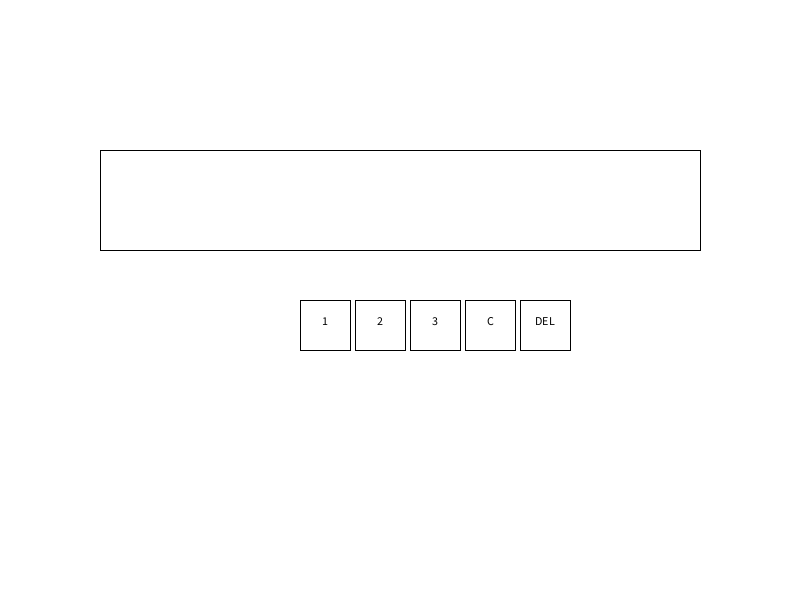
Frame 1 (no input)
Frame 60 (the mouse pressed at the canvas centre just before this capture): identical to frame 1, image omitted
Frame 120 (the mouse held since frame 60 and released just before this capture): identical to frame 1, image omitted

The Processing sketch that drew this single still picture (run headless with seeded random() and noise(); from frame 60 on, the mouse is pressed at the canvas centre):

// Processing sketch: Calculator
// ── Calculator.pde
//Robbie Mills 
//Calculator

Button one = new Button(300, 300, 50, 50, "1");
Button two = new Button(355, 300, 50, 50, "2");
Button three = new Button(410, 300, 50, 50, "3");
//Clear string
Button clear = new Button(465, 300, 50, 50, "C");
//Currently shows size of string.  Plan is to delete one last string index.
Button delete = new Button(520, 300, 50, 50, "DEL");

Display display = new Display(100, 150, 600, 100);

String some = "";

boolean click = false;

void setup() {

  size(800, 600);

  textAlign(CENTER);
}

void draw() {

  background(255);
  //fill(0);
  //text(some, 100, 20);

  one.drawButton(#FFFFFF, #000000);
  two.drawButton(#FFFFFF, #000000);
  three.drawButton(#FFFFFF, #000000);
  clear.drawButton(#FFFFFF, #000000);
  delete.drawButton(#FFFFFF, #000000);

  display.drawDisplay(#FFFFFF);


  //click is a boolean which determines mouse clicks
  if (click && one.buttonPressed()) {

    click = false;

    //println("1");

    //fill(255, 0, 0);
    //text("1", 325, 200);
    some = some + "1 " + " ";
  }
  if (click && two.buttonPressed()) {

    click = false;

    //println("2");

    //fill(255, 0, 0);
    //text("2", 380, 200);
    some = some + "2 " + " ";
  }
  if (click && three.buttonPressed()) {

    click = false;

    //println("3");

    //fill(255, 0, 0);
    //text("3", 430, 200);
    some = some + "3 " + " ";
  }

  if (click && clear.buttonPressed()) {

    click = false;

    //println("3");

    //fill(255, 0, 0);
    //text("3", 430, 200);
    some = "";
  }

  if (click && delete.buttonPressed()) {

    click = false;

    //println("3");

    //fill(255, 0, 0);
    //text("3", 430, 200);

    //divided by 3 because because 2 spaces are added after each character to space them out
    println(some.length()/3);
  }

  //if (click == true) {

  // exit();
  //}
}

//boolean click() {

//boolean click = false;
//return click;
//}

void mouseClicked() {

click = true;
}
// ── Button.pde
class Button {

  int buttonXpos;
  int buttonYpos;
  int buttonwidth;
  int buttonheight;

  String buttonName;

  color buttonColour;
  color textColour;

  //boolean click = false;

  //The button class constructor accepts 5 variables
  //x pos, y pos, width, height, and button label(String)
  Button(int _buttonXpos, int _buttonYpos, int _buttonwidth, int _buttonheight, String _buttonName) {

    buttonXpos = _buttonXpos;
    buttonYpos = _buttonYpos;
    buttonwidth = _buttonwidth;
    buttonheight = _buttonheight;
    buttonName = _buttonName;
  }

  //This method draws a button
  //2 color variables are accepted, one for the button colour and 1 for the text colour
  void drawButton(color buttonColour, color textColour) {

    fill(buttonColour);
    rect(buttonXpos, buttonYpos, buttonwidth, buttonheight);
    fill(textColour);
    //When positioning the X and Y coords of the text
    //half of the button width is added to the button x pos and the same principle is applied for the height and ypos
    //this is to position the text at the center of the button 
    text(buttonName, buttonXpos+buttonwidth/2, buttonYpos+buttonheight/2);
  }

  //This method checks if a button has been pressed
  //The buttonPressed boolean returns true if the button has been pressed
  boolean buttonPressed() {

    boolean buttonPressed = false;

    if (mouseX > buttonXpos && mouseX < buttonXpos + buttonwidth && mouseY > buttonYpos && mouseY < buttonYpos + buttonheight) {

      click = false;

      buttonPressed = true;
      return buttonPressed;
    } else {

      buttonPressed = false;
      return buttonPressed;
    }
  }

  //boolean click() {

  // boolean click = false;

  // return click;
  //}

  //void mouseClicked() {

  // click = true;
  //}


}
// ── Button1.pde
//class Button1 extends Button{

//Button1(){


//}




//}
// ── Display.pde
class Display {

  int displayX;
  int displayY;
  int displayWidthX;
  int displayHeightY;

  color displayColour;

  Display(int _displayX, int _displayY, int _displayWidthX, int _displayHeightY) {

    displayX = _displayX;
    displayY = _displayY;
    displayWidthX = _displayWidthX;
    displayHeightY = _displayHeightY;
  }

  void drawDisplay(color displayColour) {
  
    fill(displayColour);

    rect(displayX, displayY, displayWidthX, displayHeightY);
    fill(0);
    text(some, displayX+displayWidthX/2, displayY+displayHeightY/2);
  }
}
